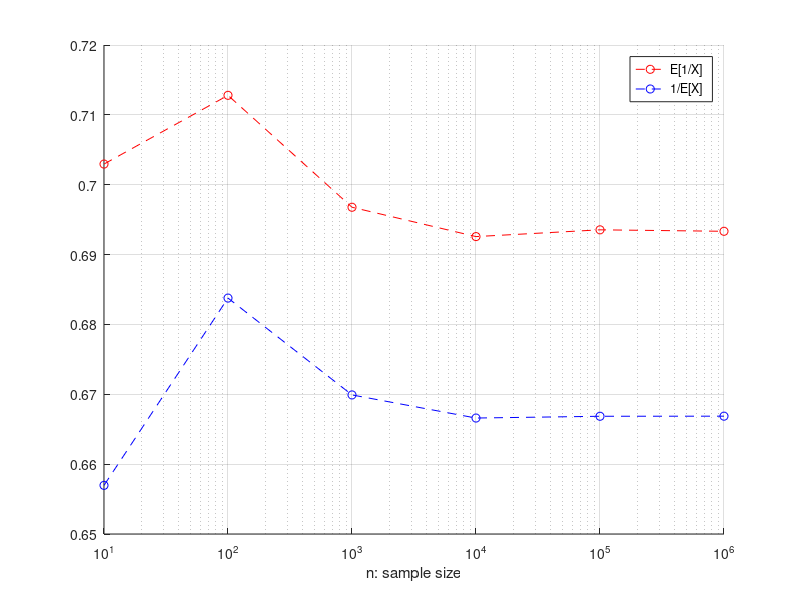

Here is the MATLAB script that generated this plot:

clear all;
clc;
%Initial Parameters
b = 2;
a = 1;
%N random number-vector generator in the interval [a,b]:
%->UniformRandomVector =(b-a).*rand(N,1) + a;
sizeOfSamples = [10 100 1000 1e4 1e5 1e6];
numberOfSamples = length(sizeOfSamples);

%val_A the vector that stores the E[1/X] values
%val_B the vector that stores the 1/E[X] values 
val_A = zeros(numberOfSamples,1);
val_B = zeros(numberOfSamples,1);


for i=1 : numberOfSamples
    N = sizeOfSamples(i);
    URV_sample =(b-a).*rand(N,1) + a;
    val_A(i) = mean(URV_sample.^-1);
    val_B(i) = 1/mean(URV_sample);
end

figure();
set(gca,'yscale','linear')
set(gca,'xscale','log')
grid on;
hold on;
semilogx(sizeOfSamples,val_A,'--or');
hold on;
semilogx(sizeOfSamples,val_B,'--ob');
xlabel("n: sample size");
legend("E[1/X]", "1/E[X]");
